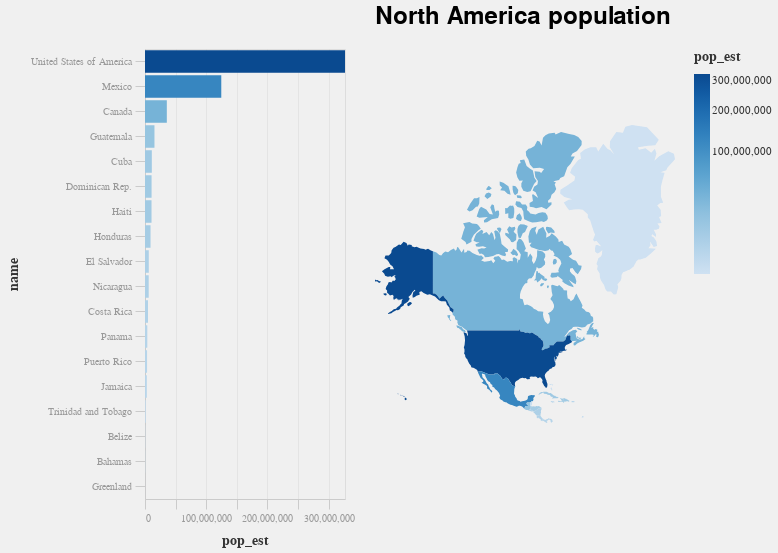

Here is the notebook cell this chart was saved with:
### Code cell
world= gpd.read_file(gpd.datasets.get_path('naturalearth_lowres'))

brush= alt.selection_single(encodings=['y'],on='mouseover', empty='none')
color=alt.Color('pop_est', scale=alt.Scale(type='pow', exponent=0.4))

alt.hconcat(
    alt.Chart().mark_bar().encode(
        x=alt.X('pop_est', scale=alt.Scale(nice=False)),
        y=alt.Y('name', sort=alt.EncodingSortField(field='pop_est', op='sum', order='descending')),
        tooltip=['name', 'pop_est','gdp_md_est' ],
        color=alt.condition(brush, alt.value('lightgray'), color)
    ).add_selection(
        brush
    ).properties(
        width=200,
        height=450
),
    alt.Chart().mark_geoshape().project().encode(
        color=alt.condition(
        brush,
            alt.value('lightgray'),
            color,
        ),
        tooltip=['name', 'pop_est','gdp_md_est' ],
    ).properties(
        width=300,
        height=450,
        title='North America population'
    ),
    data=world[world.continent=='North America']
)
